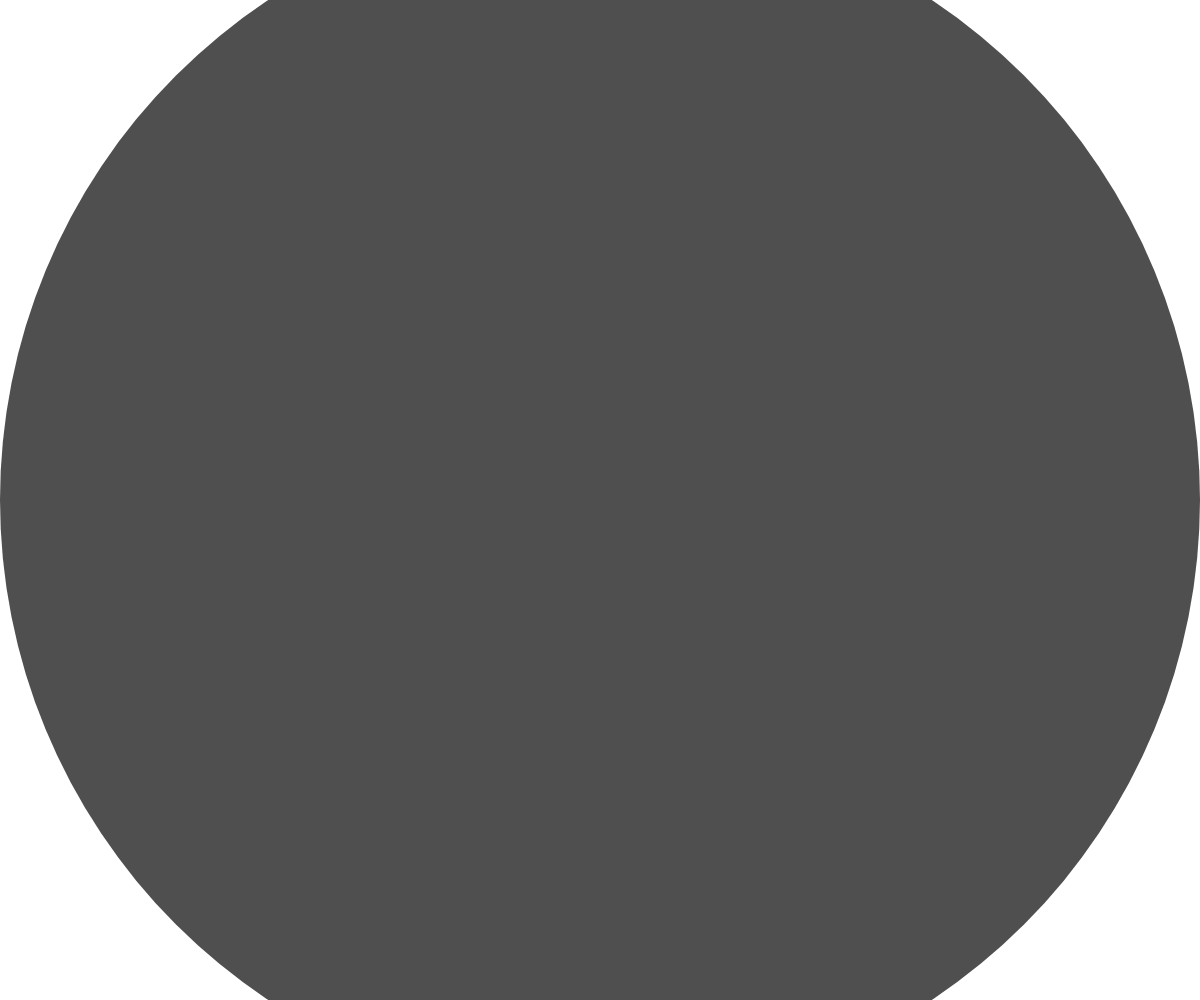
Frame 1 (no input)
Frame 60 (no input): identical to frame 1, image omitted
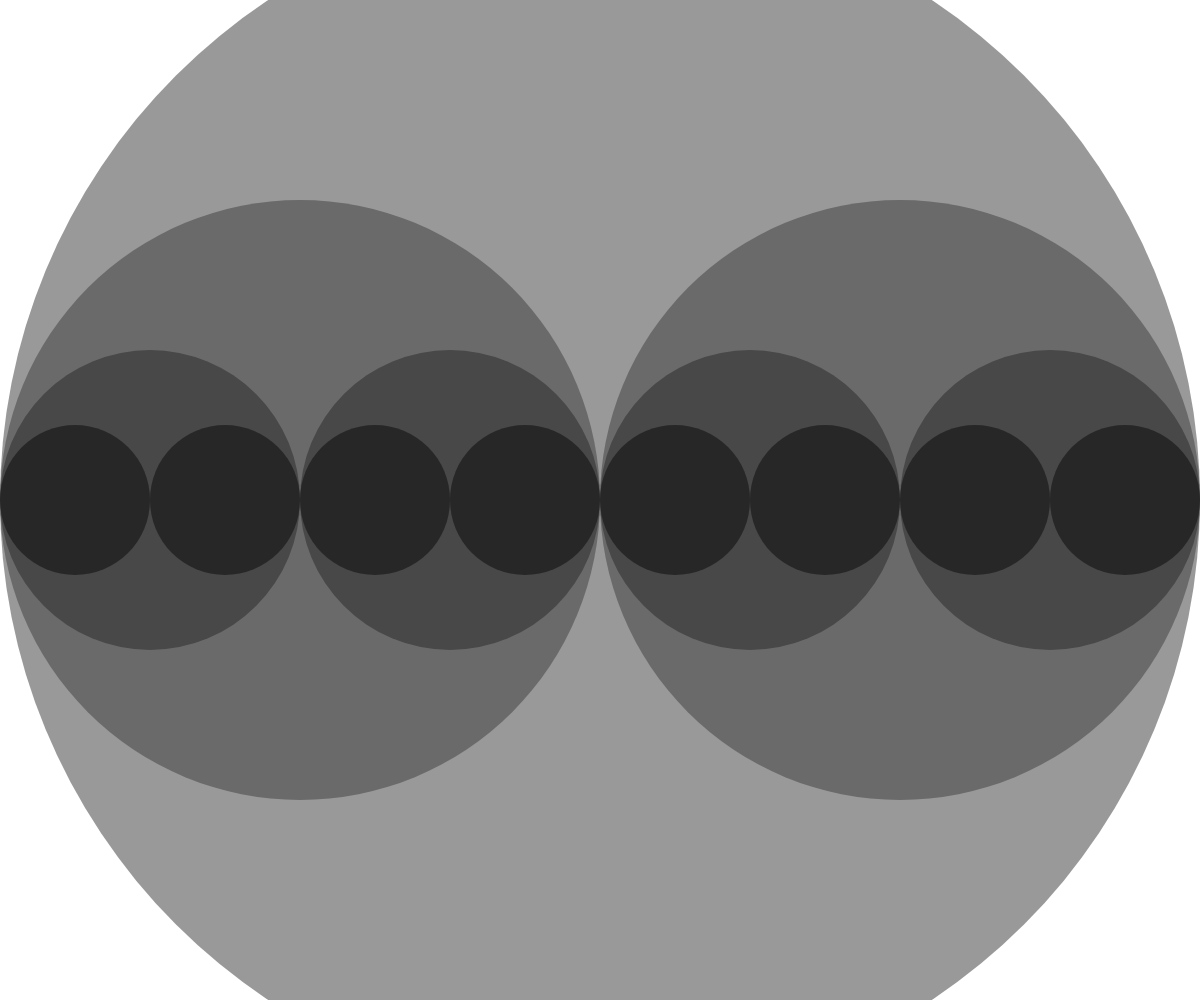
Frame 120 (the mouse pressed at the canvas centre since frame 60)

The p5.js sketch that drew these frames (run headless with seeded random() and noise() and a simulated clock; from frame 60 on, the mouse is pressed at the canvas centre):

// p5.js sketch
// ── sketch.js
// Recursive Circles
// Catherine Liu
// May 7, 2018

function setup() {
  createCanvas(windowWidth, windowHeight);
  noStroke();
}

function draw() {
  background(255);
  let theLevel = int(map(mouseX, 0, width, 1, 8));
  drawCircle(width/2, width/2, theLevel);
}

function drawCircle(x, radius, level) {
  let fillColour = 125 * level/4;
  fill(fillColour, 200);
  ellipse(x, height/2, radius * 2, radius * 2);

  if (level > 1) {
    level -= 1;
    drawCircle(x - radius/2, radius/2, level);
    drawCircle(x + radius/2, radius/2, level);
  }
}
